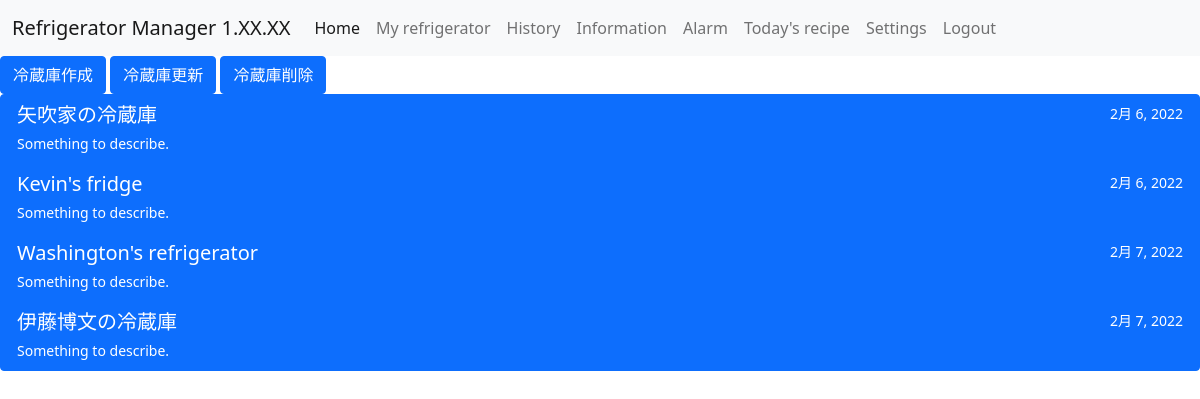
The page /ref/ (signed in) on the database as committed earlier.
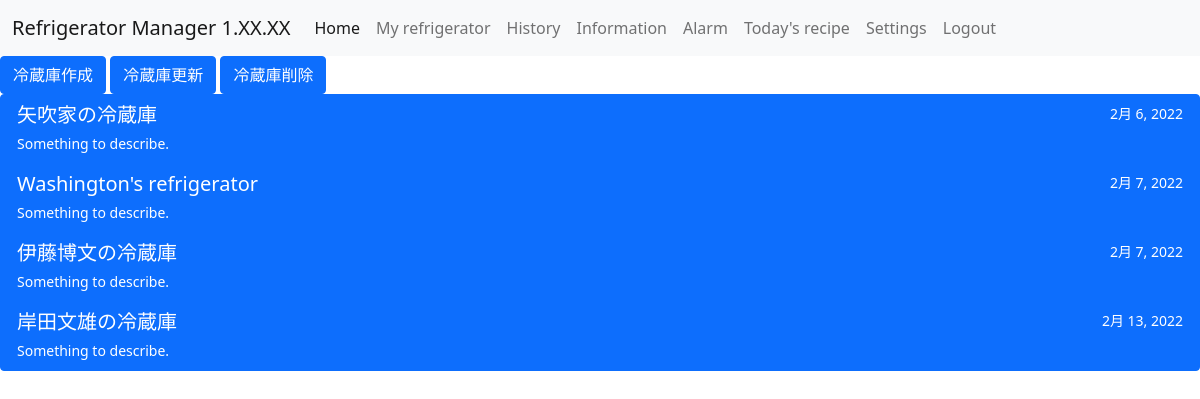
The same page on the database as committed later.
### ref_app/models.py (models this page shows, shortened)
class RefrigeratorModel(models.Model):
    name = models.CharField(max_length=100, unique=True, null=True)
    date = models.DateField(auto_now_add=True)
    user = models.ManyToManyField(User)

### ref_app/views.py (the view)
# urls.py: path('', RefrigeratorList.as_view(), name = 'ref'),
class RefrigeratorList(ListView):
    template_name = 'refrigerator.html'
    model = RefrigeratorModel
    def get_queryset(self):
        current_user = self.request.user
        if current_user.is_superuser:
            return RefrigeratorModel.objects.all()
        else:
            return RefrigeratorModel.objects.filter(id=current_user.id)

### templates/refrigerator.html
{% extends 'base.html' %}
{% block content %}
<a href="{% url 'create_ref' %}" class="btn btn-primary">冷蔵庫作成</a>
<a href="{% url 'update_ref' %}" class="btn btn-primary">冷蔵庫更新</a>
<a href="{% url 'delete_ref' %}" class="btn btn-primary">冷蔵庫削除</a>
<div class="list-group">
    {% for refrigerator in object_list %}
    <a href="{% url 'cpmt' %}" class="list-group-item list-group-item-action active" aria-current="true">
      <div class="d-flex w-100 justify-content-between">
        <h5 class="mb-1">{{ refrigerator.name }}</h5>
        <small>{{ refrigerator.date }}</small>
      </div>
      <small>Something to describe.</small>
    </a>
    {% endfor %}
</div>
{% endblock content %}

Rows that differ between the two databases and show on the page:
removed RefrigeratorModel: name "Kevin's fridge", date "2月 6, 2022"
added RefrigeratorModel: name "岸田文雄の冷蔵庫", date "2月 13, 2022"
